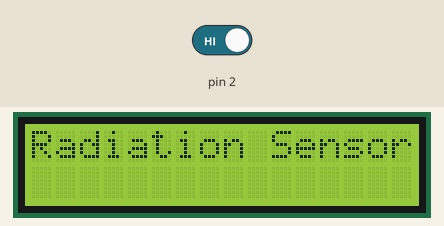
This sketch was run on a simulated Arduino Uno, built with avr-gcc and run on an emulated ATmega328P. On the bench: 16×2 character LCD. Inputs (shaded band) come from the test bench; at power-on: pin 2 HIGH.

Above: at 0.1 s.
At 2.4 s:
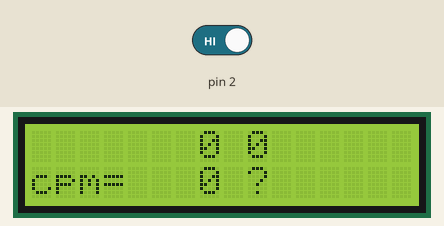
2.5 s: pin 2 driven LOW
At 3.2 s:
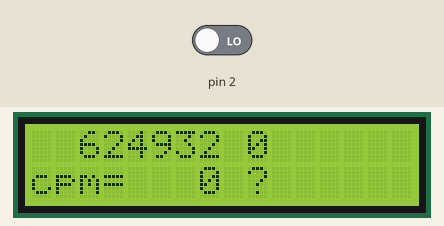
Timing chart, 0 to 5.5 s (numbered marks = the images above; inputs shaded):
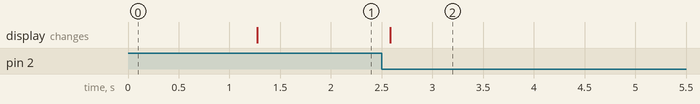

The sketch:

geiger.pde
```cpp
#include <LiquidCrystal.h>
LiquidCrystal lcd(3,4,5,6,7,8);

unsigned long counter = 0;
#define DELAYSZ 10
unsigned long tick_micros = 0;
unsigned long delays[DELAYSZ] = {0};

void count_pulse() {
    unsigned long now = micros();
    unsigned long delay = now - tick_micros;
    tick_micros = now;
    delays[counter % DELAYSZ] = delay / 4;
    counter += 1;
}


void setup() {
    tick_micros = micros();
    attachInterrupt(0, count_pulse, FALLING);

    lcd.begin(16, 2);
    lcd.clear();
    lcd.setCursor(0, 0);
    lcd.print("Radiation Sensor 12345");
    //lcd.setCursor(0,1);
    //lcd.print("Board - Arduino");
    delay(1200);
}


unsigned long snapshot_cpm = 0;
float favg1 = 0., favg5 = 0.;
unsigned long avg1=0, avg5=0;

void print_stuff(unsigned long _d) {
    unsigned long c = counter-1;
    char buf1[17];
    char buf2[17];
    snprintf(buf1, sizeof(buf1), "%8lu %lu", delays[c % DELAYSZ], avg1);
    snprintf(buf2, sizeof(buf2), "cpm=%4lu %-3f", snapshot_cpm, favg1);

    lcd.clear();
    lcd.setCursor(0, 0);
    lcd.print(buf1);
    lcd.setCursor(0,1);
    lcd.print(buf2);

//    lcd.setCursor(8,1);
//    lcd.print(favg1);
}


unsigned long last_counter = 0;
void snapshot(unsigned long _d) {
    unsigned long delta = counter - last_counter;
    last_counter = counter;
    snapshot_cpm = delta * 6;
}


#define FSHIFT   11                /* nr of bits of precision */
#define FIXED_1  (1<<FSHIFT)    /* 1.0 as fixed-point */
#define LOAD_FREQ (5*HZ)      /* 5 sec intervals */
#define EXP_1  1884           /* 1/exp(5sec/1min) as fixed-point */
#define EXP_5  2014           /* 1/exp(5sec/5min) */
#define EXP_15 2037           /* 1/exp(5sec/15min) */

#define CALC_LOAD(load,exp,n) \
   load *= exp; \
   load += n*(FIXED_1-exp); \
   load >>= FSHIFT;

float exp_1 = exp(-5./(60*1.));

unsigned long last_avg_counter = 0;
void count_avg(unsigned long _delta) {
    unsigned long delta = counter - last_avg_counter;
    last_avg_counter = counter;
    unsigned long cpm = delta * 12;

    CALC_LOAD(avg1, EXP_1, cpm);
    CALC_LOAD(avg5, EXP_5, cpm);
    //favg1 = avg1 / 2048.;
    //favg5 = avg5 / 2048.;
    favg1 = favg1*exp_1 + cpm*(1. - exp_1);
}


#define RUN_AFTER(timer, foo, interal) \
    if (now - timer > interal) {       \
	foo(now - timer);	       \
	timer = now;		       \
    }

unsigned long t1, t2, t3;
void loop() {
    unsigned long now = millis();
    RUN_AFTER(t1, count_avg,      5000UL);
    RUN_AFTER(t2, snapshot,      10000UL);
    RUN_AFTER(t3, print_stuff,     100UL);
}
```

Measured:
- after the input at 2.5 s, the display: changes after 0.09 s (image 2)
